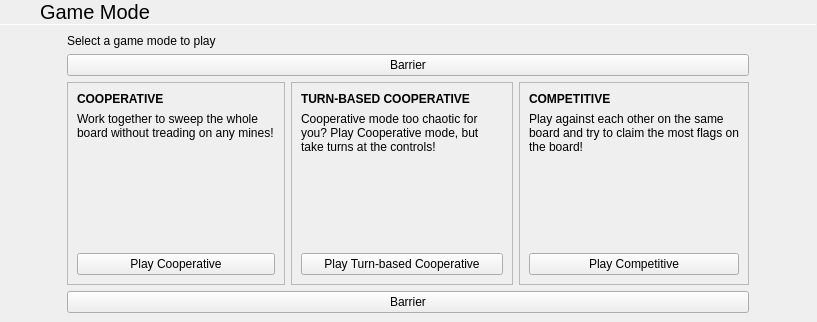
<?xml version="1.0" encoding="UTF-8"?>
<ui version="4.0">
 <class>GamemodeSelect</class>
 <widget class="QWidget" name="GamemodeSelect">
  <property name="geometry">
   <rect>
    <x>0</x>
    <y>0</y>
    <width>817</width>
    <height>322</height>
   </rect>
  </property>
  <property name="windowTitle">
   <string notr="true">Form</string>
  </property>
  <layout class="QVBoxLayout" name="verticalLayout">
   <property name="spacing">
    <number>0</number>
   </property>
   <property name="leftMargin">
    <number>0</number>
   </property>
   <property name="topMargin">
    <number>0</number>
   </property>
   <property name="rightMargin">
    <number>0</number>
   </property>
   <property name="bottomMargin">
    <number>0</number>
   </property>
   <item>
    <layout class="QHBoxLayout" name="horizontalLayout">
     <property name="spacing">
      <number>0</number>
     </property>
     <item>
      <widget class="QPushButton" name="backButton">
       <property name="sizePolicy">
        <sizepolicy hsizetype="Preferred" vsizetype="Preferred">
         <horstretch>0</horstretch>
         <verstretch>0</verstretch>
        </sizepolicy>
       </property>
       <property name="text">
        <string/>
       </property>
       <property name="icon">
        <iconset theme="go-previous">
         <normaloff>../../theShell/statuscenter/PulseaudioPane</normaloff>../../theShell/statuscenter/PulseaudioPane</iconset>
       </property>
       <property name="flat">
        <bool>true</bool>
       </property>
      </widget>
     </item>
     <item>
      <widget class="QLabel" name="label">
       <property name="sizePolicy">
        <sizepolicy hsizetype="Expanding" vsizetype="Preferred">
         <horstretch>0</horstretch>
         <verstretch>0</verstretch>
        </sizepolicy>
       </property>
       <property name="font">
        <font>
         <pointsize>15</pointsize>
        </font>
       </property>
       <property name="text">
        <string>Game Mode</string>
       </property>
       <property name="margin">
        <number>9</number>
       </property>
      </widget>
     </item>
    </layout>
   </item>
   <item>
    <widget class="Line" name="line">
     <property name="maximumSize">
      <size>
       <width>16777215</width>
       <height>1</height>
      </size>
     </property>
     <property name="orientation">
      <enum>Qt::Horizontal</enum>
     </property>
    </widget>
   </item>
   <item>
    <layout class="QHBoxLayout" name="horizontalLayout_2">
     <item>
      <widget class="QWidget" name="mainContainer" native="true">
       <property name="sizePolicy">
        <sizepolicy hsizetype="Preferred" vsizetype="Expanding">
         <horstretch>0</horstretch>
         <verstretch>0</verstretch>
        </sizepolicy>
       </property>
       <property name="maximumSize">
        <size>
         <width>700</width>
         <height>16777215</height>
        </size>
       </property>
       <layout class="QGridLayout" name="gridLayout">
        <item row="0" column="0" colspan="2">
         <widget class="QLabel" name="label_2">
          <property name="text">
           <string>Select a game mode to play</string>
          </property>
         </widget>
        </item>
        <item row="2" column="0">
         <widget class="QFrame" name="frame">
          <property name="frameShape">
           <enum>QFrame::StyledPanel</enum>
          </property>
          <property name="frameShadow">
           <enum>QFrame::Raised</enum>
          </property>
          <layout class="QVBoxLayout" name="verticalLayout_2">
           <item>
            <widget class="QLabel" name="label_3">
             <property name="font">
              <font>
               <weight>75</weight>
               <bold>true</bold>
              </font>
             </property>
             <property name="text">
              <string>COOPERATIVE</string>
             </property>
            </widget>
           </item>
           <item>
            <widget class="QLabel" name="label_5">
             <property name="text">
              <string>Work together to sweep the whole board without treading on any mines!</string>
             </property>
             <property name="wordWrap">
              <bool>true</bool>
             </property>
            </widget>
           </item>
           <item>
            <spacer name="verticalSpacer">
             <property name="orientation">
              <enum>Qt::Vertical</enum>
             </property>
             <property name="sizeHint" stdset="0">
              <size>
               <width>20</width>
               <height>40</height>
              </size>
             </property>
            </spacer>
           </item>
           <item>
            <widget class="QPushButton" name="playCooperative">
             <property name="text">
              <string>Play Cooperative</string>
             </property>
            </widget>
           </item>
          </layout>
         </widget>
        </item>
        <item row="1" column="0" colspan="3">
         <widget class="FocusBarrier" name="focusBarrier">
          <property name="text">
           <string notr="true">Barrier</string>
          </property>
         </widget>
        </item>
        <item row="3" column="0" colspan="3">
         <widget class="FocusBarrier" name="focusBarrier_2">
          <property name="text">
           <string notr="true">Barrier</string>
          </property>
         </widget>
        </item>
        <item row="2" column="2">
         <widget class="QFrame" name="frame_2">
          <property name="frameShape">
           <enum>QFrame::StyledPanel</enum>
          </property>
          <property name="frameShadow">
           <enum>QFrame::Raised</enum>
          </property>
          <layout class="QVBoxLayout" name="verticalLayout_3">
           <item>
            <widget class="QLabel" name="label_4">
             <property name="font">
              <font>
               <weight>75</weight>
               <bold>true</bold>
              </font>
             </property>
             <property name="text">
              <string>COMPETITIVE</string>
             </property>
            </widget>
           </item>
           <item>
            <widget class="QLabel" name="label_6">
             <property name="text">
              <string>Play against each other on the same board and try to claim the most flags on the board!</string>
             </property>
             <property name="wordWrap">
              <bool>true</bool>
             </property>
            </widget>
           </item>
           <item>
            <spacer name="verticalSpacer_2">
             <property name="orientation">
              <enum>Qt::Vertical</enum>
             </property>
             <property name="sizeHint" stdset="0">
              <size>
               <width>20</width>
               <height>40</height>
              </size>
             </property>
            </spacer>
           </item>
           <item>
            <widget class="QPushButton" name="playCompetitive">
             <property name="text">
              <string>Play Competitive</string>
             </property>
            </widget>
           </item>
          </layout>
         </widget>
        </item>
        <item row="2" column="1">
         <widget class="QFrame" name="frame_3">
          <property name="frameShape">
           <enum>QFrame::StyledPanel</enum>
          </property>
          <property name="frameShadow">
           <enum>QFrame::Raised</enum>
          </property>
          <layout class="QVBoxLayout" name="verticalLayout_4">
           <item>
            <widget class="QLabel" name="label_7">
             <property name="font">
              <font>
               <weight>75</weight>
               <bold>true</bold>
              </font>
             </property>
             <property name="text">
              <string>TURN-BASED COOPERATIVE</string>
             </property>
            </widget>
           </item>
           <item>
            <widget class="QLabel" name="label_8">
             <property name="text">
              <string>Cooperative mode too chaotic for you? Play Cooperative mode, but take turns at the controls!</string>
             </property>
             <property name="wordWrap">
              <bool>true</bool>
             </property>
            </widget>
           </item>
           <item>
            <spacer name="verticalSpacer_3">
             <property name="orientation">
              <enum>Qt::Vertical</enum>
             </property>
             <property name="sizeHint" stdset="0">
              <size>
               <width>20</width>
               <height>40</height>
              </size>
             </property>
            </spacer>
           </item>
           <item>
            <widget class="QPushButton" name="turnBasedCooperative">
             <property name="text">
              <string>Play Turn-based Cooperative</string>
             </property>
            </widget>
           </item>
          </layout>
         </widget>
        </item>
       </layout>
      </widget>
     </item>
    </layout>
   </item>
   <item>
    <widget class="GamepadHud" name="gamepadHud" native="true"/>
   </item>
  </layout>
 </widget>
 <customwidgets>
  <customwidget>
   <class>GamepadHud</class>
   <extends>QWidget</extends>
   <header location="global">gamepadhud.h</header>
   <container>1</container>
  </customwidget>
  <customwidget>
   <class>FocusBarrier</class>
   <extends>QPushButton</extends>
   <header location="global">focusbarrier.h</header>
  </customwidget>
 </customwidgets>
 <tabstops>
  <tabstop>focusBarrier</tabstop>
  <tabstop>playCooperative</tabstop>
  <tabstop>turnBasedCooperative</tabstop>
  <tabstop>playCompetitive</tabstop>
  <tabstop>focusBarrier_2</tabstop>
  <tabstop>backButton</tabstop>
 </tabstops>
 <resources/>
 <connections/>
</ui>
